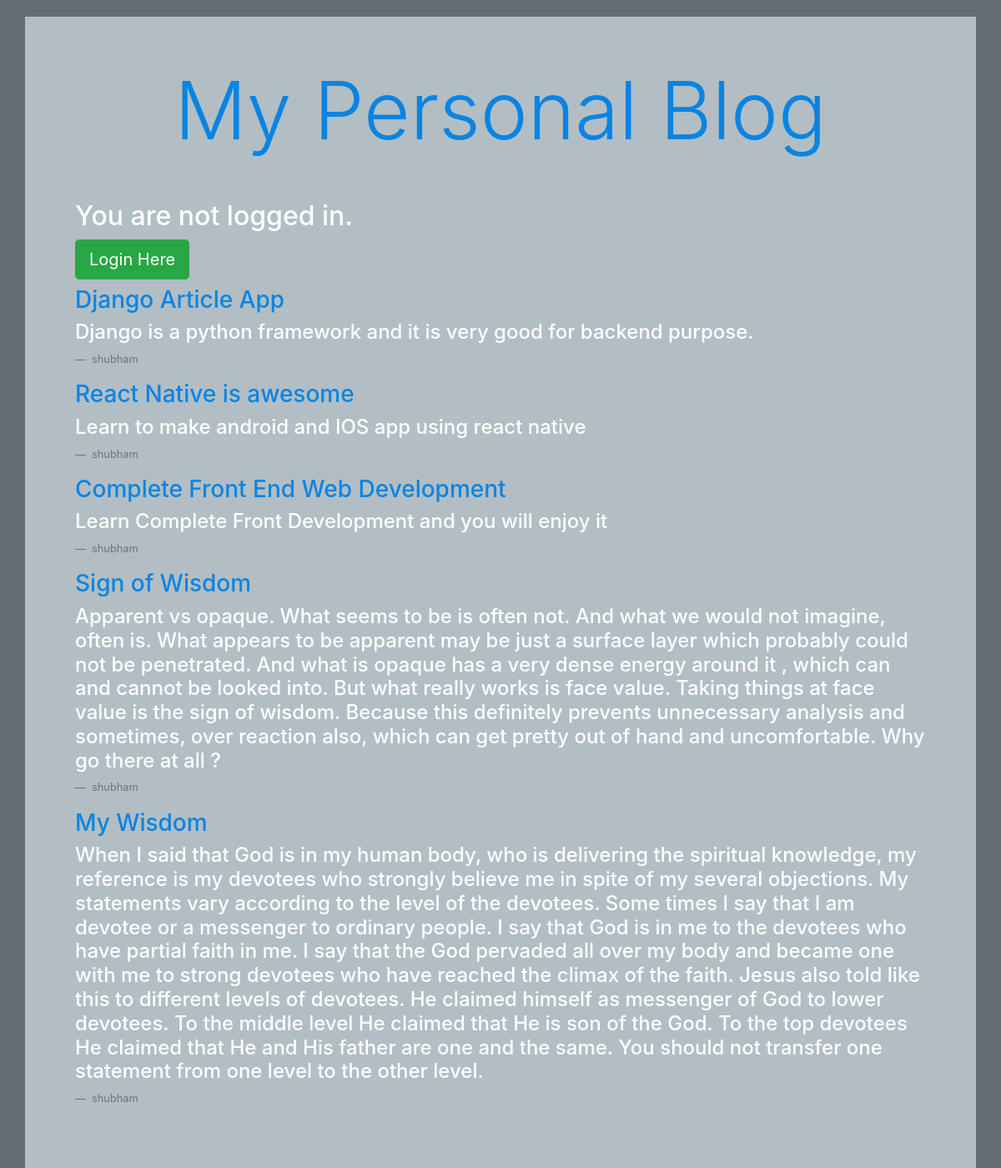
The page / on the database its author committed.
### articles/models.py (models this page shows, shortened)
class Articles(models.Model):
    author = models.ForeignKey(
        'auth.User',
        on_delete=models.CASCADE,
    )
    title = models.CharField(max_length=200)
    text = models.TextField()

### articles/views.py (the view)
# urls.py: path('', views.ArticleListView.as_view(), name='home'),
class ArticleListView(ListView):
    model = Articles
    template_name = 'home.html'
    context_object_name = 'home'

### templates/home.html
{% extends 'base.html' %}
{% block content %}
{% for arti in home %}
<div class="articles">
    <h3><a href="{% url 'article_page' arti.pk %}">{{ arti.title }}</a></h3>
    <h4>{{ arti.text }}</h4>
    <p class="blockquote-footer"> {{ arti.author }} </p>
</div>
{% endfor %}
{% endblock content %}

### templates/base.html (shortened to what this page needs)
{% load static %}
<!DOCTYPE html>
<html lang="en">
<head>
    <link rel="stylesheet" href="https://stackpath.bootstrapcdn.com/bootstrap/4.3.1/css/bootstrap.min.css">
    <link rel="stylesheet" href="{% static 'css/style.css' %}">
</head>
<body>
    <div class="container">
        <header class="main">
            <h1 class="display-1"><a href="/" class="alert alert.primary">My Personal Blog</a></h1>
        </header>
        <div class="container main-content">
            {% if user.is_authenticated %}
                <h2>You are logged in.</h2>
                <h3>Hey there {{ user.username }}. Howdy</h3>
                <h3><a href="{% url 'logout' %}" class="btn btn-danger btn-lg">Logout Here</a></h3>
            {% else %}
                <h2>You are not logged in.</h2>
                <h3><a href="{% url 'login' %}" class="btn btn-success btn-lg">Login Here</a></h3>
            {% endif %}
            {% block content %}
            {% endblock content%}
        </div>
    </div>
</body>
</html>

### static/css/style.css (style rules this page uses)
.main { text-align: center; }
.main-content { margin-top: 100px; }
body { background-color: #636e72; color: #FFF; }
h1 { font-size: 2.5rem; text-align: center; margin-top: 25px; }
a { color: #0984e3; }
.container { margin-top: 20px; background-color: #b2bec3; padding: 30px; }

### rows shown on the page
Articles: title "Django Article App", text "Django is a python framework and it is very good for backend purpose.", author "shubham"
Articles: title "React Native is awesome", text "Learn to make android and IOS app using react native", author "shubham"
Articles: title "Complete Front End Web Development", text "Learn Complete Front Development and you will enjoy it", author "shubham"
Articles: title "Sign of Wisdom", text "Apparent vs opaque. What seems to be is often not. And what we would not imagine, often is. What appears to be apparent may be just a surface layer which probably could not be penetrated. And what is opaque has a very dense energy around it , which can and cannot be looked into. But what really works is face value. Taking things at face value is the sign of wisdom. Because this definitely prevents unnecessary analysis and sometimes, over reaction also, which can get pretty out of hand and uncomfortable. Why go there at all ?", author "shubham"
Articles: title "My Wisdom", text "When I said that God is in my human body, who is delivering the spiritual knowledge, my reference is my devotees who strongly believe me in spite of my several objections. My statements vary according to the level of the devotees. Some times I say that I am devotee or a messenger to ordinary people. I say that God is in me to the devotees who have partial faith in me. I say that the God pervaded all over my body and became one with me to strong devotees who have reached the climax of the faith. Jesus also told like this to different levels of devotees. He claimed himself as messenger of God to lower devotees. To the middle level He claimed that He is son of the God. To the top devotees He…", author "shubham"
